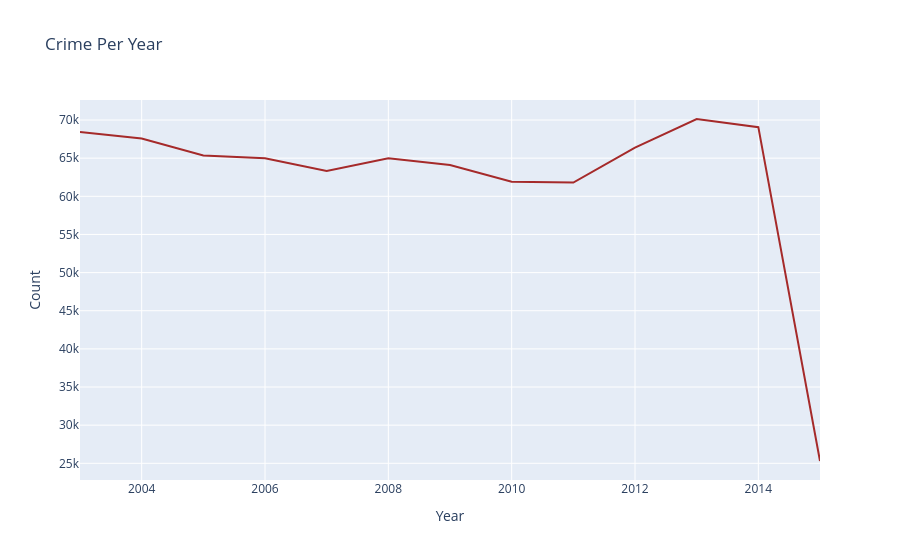

Source (notebook cell):
### Code cell
px.line(crime_year, x='Year', y='Count', title='Crime Per Year',color_discrete_sequence=['brown'])

### Figure 1 — Plotly figure (JSON) as saved in the notebook; plotly's stock layout.template omitted (floating-point values rounded to 4 significant figures)
{"data": [{"hovertemplate": "Year=%{x}<br>Count=%{y}<extra></extra>", "legendgroup": "", "line": {"color": "brown", "dash": "solid"}, "marker": {"symbol": "circle"}, "mode": "lines", "name": "", "orientation": "v", "showlegend": false, "type": "scatter", "x": [2003, 2004, 2005, 2006, 2007, 2008, 2009, 2010, 2011, 2012, 2013, 2014, 2015], "xaxis": "x", "y": [68423, 67576, 65363, 64980, 63306, 64977, 64112, 61913, 61803, 66388, 70134, 69064, 25303], "yaxis": "y"}], "layout": {"autosize": true, "legend": {"tracegroupgap": 0}, "title": {"text": "Crime Per Year"}, "xaxis": {"anchor": "y", "autorange": true, "domain": [0, 1], "range": [2003, 2015], "title": {"text": "Year"}, "type": "linear"}, "yaxis": {"anchor": "x", "autorange": true, "domain": [0, 1], "range": [22810.0, 72620.0], "title": {"text": "Count"}, "type": "linear"}}}
